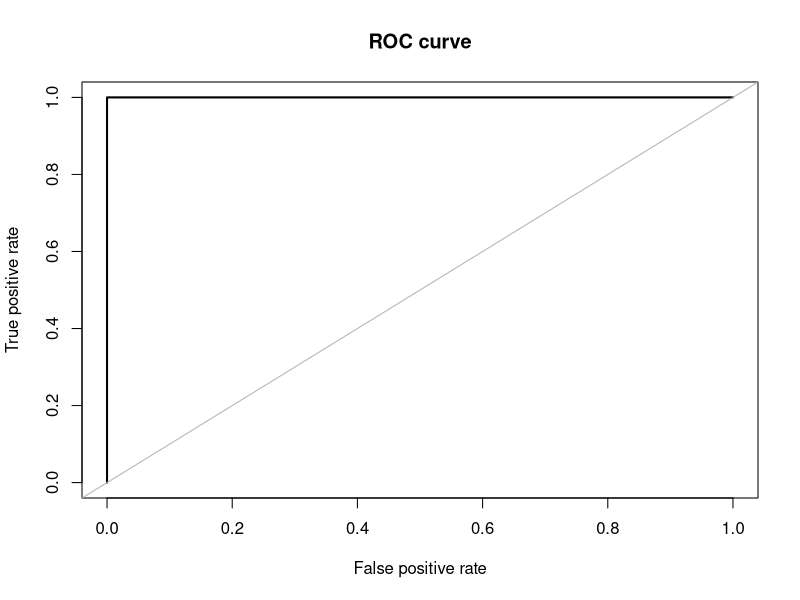

Source code (R): (Note: this script raises an error after producing the figure.)
setwd("D:/Programs/R Scripts")
mtcars[, 1:3]
mtcars[,c(1, 4)]
mtcars[1,c(1, 4)]
# formula to split data 80/20
# install.packages("caret", dependencies = T)

data("mtcars")
head(mtcars)
mtcars$new <- ifelse(mtcars$mpg > mean(mtcars$mpg), 1, 0)
mtcars$mpg <- NULL

library(caret)
index <- createDataPartition(mtcars$new, p=0.8, list=FALSE)
train <- mtcars[index,]
test <- mtcars[-index,]
summary(train)

library(rpart)
decision_tree <- rpart(new~.,train)
predicted <- predict(decision_tree, test)

library(ROSE)
roc.curve(test$new, predicted)
###----------------------------
data("mtcars")
head(mtcars)

#mtcars[,1:3]
#mtcars[,c(1,4)]
#mtcars[1,c(1,4)]

mtcars$new <- ifelse(mtcars$mpg>mean(mtcars$mpg),1,0)
#mtcars$mpg <- NULL

# formula to split data 80/20
# install.packages("caret")
#library(caret)
index <- createDataPartition(mtcars$new,p=0.8,list=FALSE)
train <- mtcars[index,]
test <- mtcars[-index,]

#library(rpart)
# . Означает все как НП
# rpart(ЗП~.,data=)
# rpart(ЗП~a+s+c+d+w,data=)
#
decision_tree <- rpart(new~.,train)
# predict(model, test)
predicted <- predict(decision_tree,test)
#library(ROSE)
roc.curve(test$new,predicted)

###----------------------------
# Дерево решений
# Index Gini (0-1)
# Модель делит только по явным признакам

data('diamonds')
head(diamonds)

index <- createDataPartition(diamonds$cut,p=0.8,list=FALSE)
train <- diamonds[index,]
test <- diamonds[-index,]

decision_tree = rpart(cut~.,train)
predicted <- predict(decision_tree,test, type="class")
#predicted <- predict(decision_tree,test)

confusionMatrix(test$cut, predicted)

#Roc Curve - метрика исчисления эфф-ти модели
#Confusion Matrix - метрика исчисления эфф-ти модели
roc.curve(test$cut,predicted)
